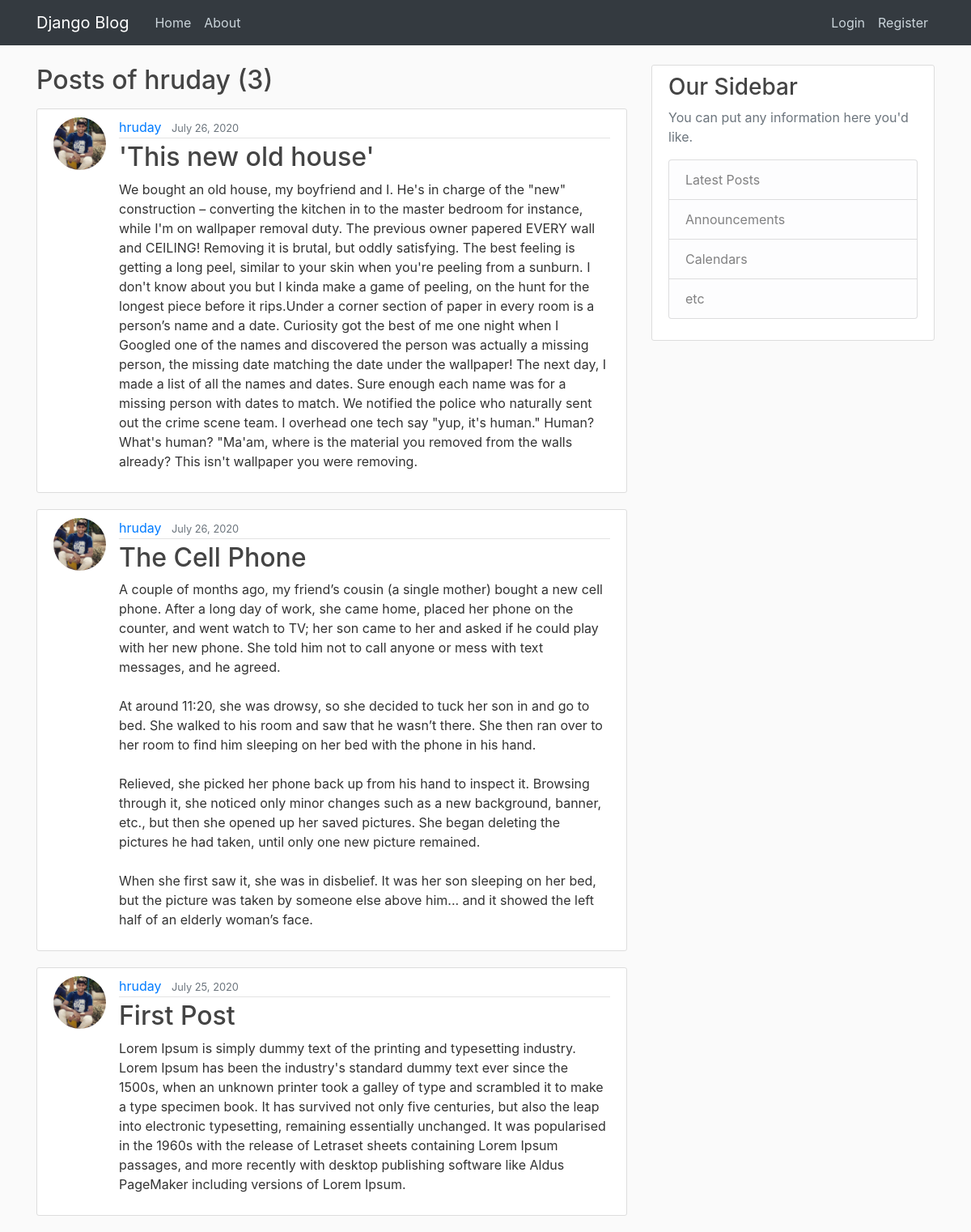
The page /user/hruday on the database as committed earlier.
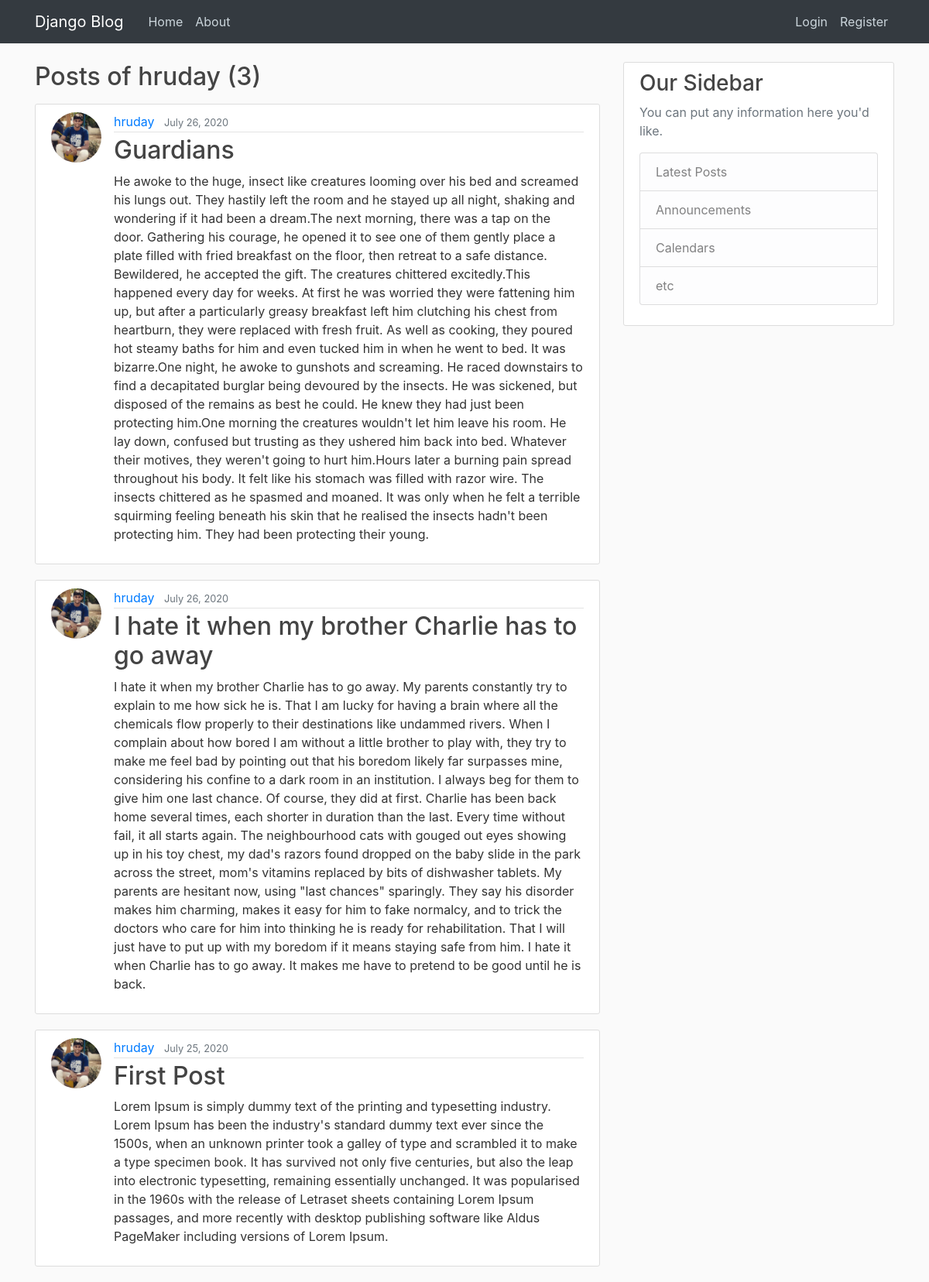
The same page on the database as committed later.
### blog/models.py (models this page shows, shortened)
class Post(models.Model):
	title = models.CharField(max_length=100)
	content = models.TextField(blank=False)
	date_posted = models.DateTimeField(default=timezone.now)
	author = models.ForeignKey(User, on_delete=models.CASCADE)

### users/models.py (models this page shows, shortened)
class Profile(models.Model):
	user = models.OneToOneField(User, on_delete=models.CASCADE)
	image = models.ImageField(default='default.png', upload_to='profile_pics')

### blog/views.py (the view)
# urls.py: path('user/<str:username>',UserPostListView.as_view(),name='user-posts'),
class UserPostListView(ListView):
	model = Post
	template_name = 'blog/user_posts.html'
	context_object_name = 'posts'
	paginate_by = 4
	def get_queryset(self):
		user = get_object_or_404(User, username = self.kwargs.get('username'))
		return Post.objects.filter(author = user).order_by('-date_posted')

### blog/templates/blog/user_posts.html (shortened to what this page needs)
{% extends "blog/base.html" %}
{% block content %}
<h2 class="mb-3">Posts of {{view.kwargs.username}} ({{ page_obj.paginator.count }})</h2>
    {% for post in posts %}
        <article class="media content-section">
          <img src="{{ post.author.profile.image.url }} " class="rounded-circle article-img">
          <div class="media-body">
            <div class="article-metadata">
              <a class="mr-2" href="{% url 'user-posts' post.author.username %}">{{ post.author }}</a>
              <small class="text-muted">{{ post.date_posted|date:"F d, Y" }}</small>
            </div>
            <h2><a class="article-title" href="{% url 'post-detail' post.id %}">{{ post.title }}</a></h2>
            <p class="article-content">{{ post.content }}</p>
          </div>
        </article>
    {% endfor %}
{% endblock content %}

### blog/templates/blog/base.html (shortened to what this page needs)
{% load static %}
<!DOCTYPE html>
<html>
<head>
    <link rel="stylesheet" href="https://maxcdn.bootstrapcdn.com/bootstrap/4.0.0/css/bootstrap.min.css">
    <link rel="stylesheet" type="text/css" href="{% static 'blog/main.css' %}">
</head>
<body>
    <header class="site-header">
      <nav class="navbar navbar-expand-md navbar-dark bg-dark fixed-top">
        <div class="container">
          <a class="navbar-brand mr-4" href="{% url 'blog-home' %}">Django Blog</a>
          <div class="collapse navbar-collapse" id="navbarToggle">
            <div class="navbar-nav mr-auto">
              <a class="nav-item nav-link" href="{% url 'blog-home' %}">Home</a>
              <a class="nav-item nav-link" href="{% url 'blog-about' %}">About</a>
            </div>
            <div class="navbar-nav">
            {% if user.is_authenticated %}
            <a class="nav-item nav-link" href="{% url 'post-create' %}">New Post</a>
            <a class="nav-item nav-link" href="{% url 'profile' %}">Profile</a>
            <a class="nav-item nav-link" href="{% url 'logout' %}">Log Out</a>
            {% else %}
              <a class="nav-item nav-link" href="{% url 'login' %}">Login</a>
              <a class="nav-item nav-link" href="{% url 'register' %}">Register</a>
            </div>
            {% endif %}
          </div>
        </div>
      </nav>
    </header>
    <main role="main" class="container">
      <div class="row">
        <div class="col-md-8">
          {% block content %}{% endblock %}
        </div>
        <div class="col-md-4">
          <div class="content-section">
            <h3>Our Sidebar</h3>
            <p class='text-muted'>You can put any information here you'd like.
              <ul class="list-group">
                <li class="list-group-item list-group-item-light">Latest Posts</li>
                <li class="list-group-item list-group-item-light">Announcements</li>
                <li class="list-group-item list-group-item-light">Calendars</li>
                <li class="list-group-item list-group-item-light">etc</li>
              </ul>
            </p>
          </div>
        </div>
      </div>
    </main>
</body>
</html>

### blog/static/blog/main.css (style rules this page uses)
body { background: #fafafa; color: #333333; margin-top: 5rem; }
h1, h2, h3, h4, h5, h6 { color: #444444; }
ul { margin: 0; }
.site-header .navbar-nav .nav-link { color: #cbd5db; }
.content-section { background: #ffffff; padding: 10px 20px; border: 1px solid #dddddd; border-radius: 3px; margin-bottom: 20px; }
.article-title { color: #444444; }
.article-content { white-space: pre-line; }
.article-img { height: 65px; width: 65px; margin-right: 16px; }
.article-metadata { padding-bottom: 1px; margin-bottom: 4px; border-bottom: 1px solid #e3e3e3 }

Rows that differ between the two databases and show on the page:
removed Post: author.profile.image (picture), author "hruday", date_posted "July 26, 2020", title "'This new old house'", content "We bought an old house, my boyfriend and I. He's in charge of the \"new\" construction – converting the kitchen in to the master bedroom for instance, while I'm on wallpaper removal duty. The previous owner papered EVERY wall and CEILING! Removing it is brutal, but oddly satisfying. The best feeling is getting a long peel, similar to your skin when you're peeling from a sunburn. I don't know about you but I kinda make a game of peeling, on the hunt for the longest piece before it rips.Under a corner section of paper in every room is a person’s name and a date. Curiosity got the best of me one night when I Googled one of the names and discovered the person was actually a missing person, the…"
removed Post: author.profile.image (picture), author "hruday", date_posted "July 26, 2020", title "The Cell Phone", content "A couple of months ago, my friend’s cousin (a single mother) bought a new cell phone. After a long day of work, she came home, placed her phone on the counter, and went watch to TV; her son came to her and asked if he could play with her new phone. She told him not to call anyone or mess with text messages, and he agreed. At around 11:20, she was drowsy, so she decided to tuck her son in and go to bed. She walked to his room and saw that he wasn’t there. She then ran over to her room to find him sleeping on her bed with the phone in his hand. Relieved, she picked her phone back up from his hand to inspect it. Browsing through it, she noticed only minor changes such as a new background,…"
added Post: author.profile.image (picture), author "hruday", date_posted "July 26, 2020", title "Guardians", content "He awoke to the huge, insect like creatures looming over his bed and screamed his lungs out. They hastily left the room and he stayed up all night, shaking and wondering if it had been a dream.The next morning, there was a tap on the door. Gathering his courage, he opened it to see one of them gently place a plate filled with fried breakfast on the floor, then retreat to a safe distance. Bewildered, he accepted the gift. The creatures chittered excitedly.This happened every day for weeks. At first he was worried they were fattening him up, but after a particularly greasy breakfast left him clutching his chest from heartburn, they were replaced with fresh fruit. As well as cooking, they…"
added Post: author.profile.image (picture), author "hruday", date_posted "July 26, 2020", title "I hate it when my brother Charlie has to go away", content "I hate it when my brother Charlie has to go away. My parents constantly try to explain to me how sick he is. That I am lucky for having a brain where all the chemicals flow properly to their destinations like undammed rivers. When I complain about how bored I am without a little brother to play with, they try to make me feel bad by pointing out that his boredom likely far surpasses mine, considering his confine to a dark room in an institution. I always beg for them to give him one last chance. Of course, they did at first. Charlie has been back home several times, each shorter in duration than the last. Every time without fail, it all starts again. The neighbourhood cats with gouged out…"
